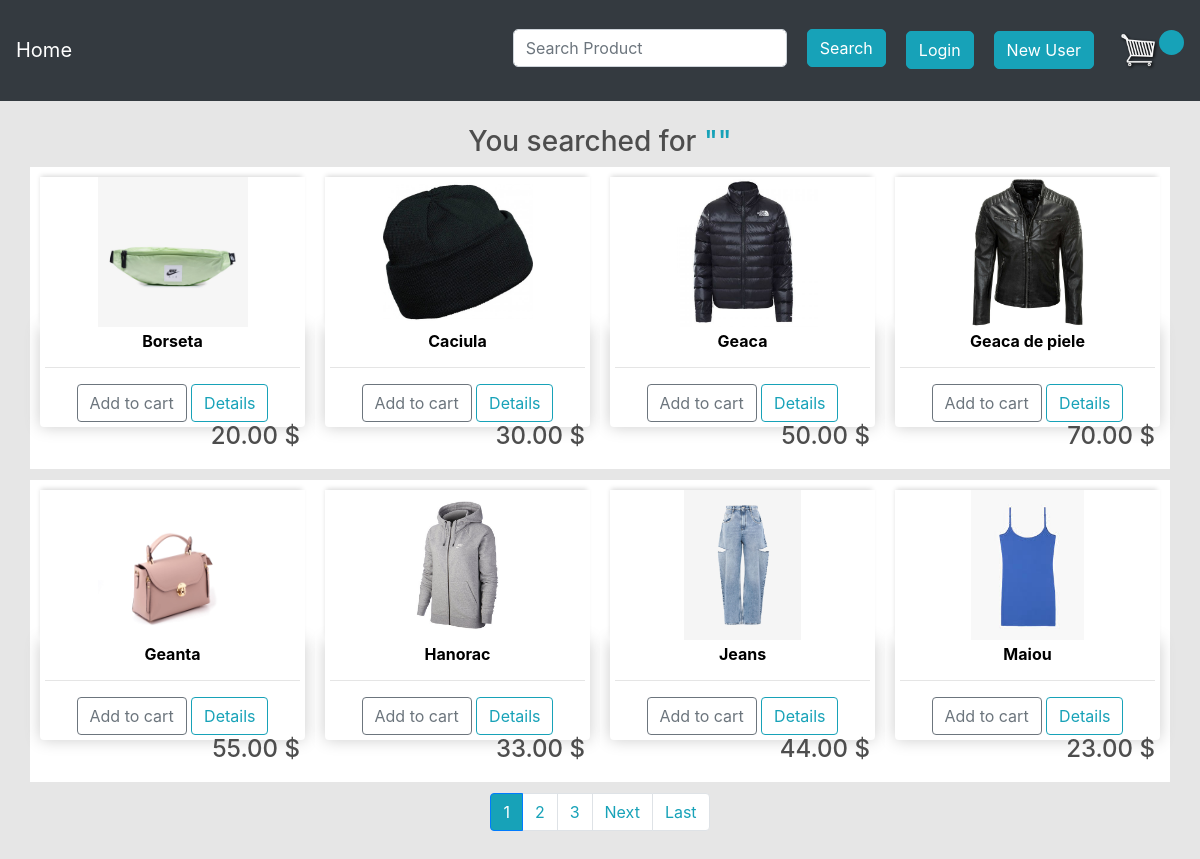
The app's page /search/ with its own data.
### ecomm/models.py (models this page shows, shortened)
class Product(models.Model):
	title = models.CharField(max_length=200)
	slug = models.SlugField(unique=True)
	image = models.ImageField(upload_to='products')
	price = models.PositiveIntegerField()
	description = models.TextField()
	view_count = models.PositiveIntegerField(default=0)

### ecomm/views.py (the view)
# urls.py: path("search/", SearchView.as_view(), name="searches"),
class SearchView(EcomMixin, TemplateView):
	template_name = 'search.html'
	def get_context_data(self, **kwargs):
		context = super().get_context_data(**kwargs)
		searched_products = Product.objects.all()
		kw = self.request.GET.get('search')
		if kw:
			searched_products = Product.objects.filter(Q(title__icontains=kw) | Q(description__icontains=kw)).order_by(
				'title')
		paginator = Paginator(searched_products, 8)
		page = self.request.GET.get('page')
		try:
			results = paginator.page(page)
		except PageNotAnInteger:
			results = paginator.page(1)
		except EmptyPage:
			results = paginator.page(paginator.num_pages)
		context['results'] = results
		context['search_query'] = kw
		if kw:
			context['search_query'] = kw
			context['search_url'] = f'?search={kw}&'
		return context

### ecomm/views.py (called while the page is built)
	def get_context_data(self, **kwargs):
		context = super().get_context_data(**kwargs)
		cart_id = self.request.session.get("cart_id")
		if cart_id:
			cart_obj = Cart.objects.get(id=cart_id)
			if self.request.user.is_authenticated and self.request.user.customer:
				cart_obj.customer = self.request.user.customer
				cart_obj.save()
			context['cart'] = cart_obj
		return context

### templates/search.html (shortened to what this page needs)
{% extends 'base.html' %}
{% block content %}
<center>
    <h3>You searched for <span class="text-info">"{{request.GET.search}}"</span></h3>
        <div class="row">
            {% for result in results %}
            <div class="col-lg-3" style=" background-color: #fff; margin-bottom:1%; padding: 10px 10px 10px 10px;">
                <a href="{% url 'ecomm:productdetail' result.slug %}">
                    <img class="thumbnail" src="{{result.image.url}}"
                         style="object-fit: cover; object-fit: contain; background-color: #fff;">
                </a>
                <div class="box-element product" style="background-color: #fff;">
                    <h6><a href="{% url 'ecomm:productdetail' result.slug %}" style="color: 0000;"><strong>{{ result.title }} </strong></a></h6>
                    <hr>
                    <a href="{% url 'ecomm:addtocart' result.id %}"
                       class="btn btn-outline-secondary add-btn update-cart">Add
                        to cart</a>
                    <a class="btn btn-outline-info" href="{% url 'ecomm:productdetail' result.slug %}">Details</a>
                    <h4 style="display: inline-block; float: right">{{result.price|floatformat:2}} $</h4>
                </div>
            </div>
            {% endfor %}
        </div>
</center>
<nav aria-label="..." class="">
        <ul class="pagination justify-content-center">
            {% for i in results.paginator.page_range %}
            {% if i == results.number %}
            <li class="page-item active"><a class="page-link bg-info">{{i}}</a></li>
            {% else %}
            <li class="page-item"><a class="page-link text-info" href="{{ search_url }}page={{i}}">{{i}}</a></li>
            {% endif %}
            {% endfor %}
            {% if results.has_next %}
            <li class="page-item">
                <a class="page-link text-info" href="{{ search_url }}page={{ results.next_page_number }}">Next</a>
            </li>
            <li class="page-item"><a class="page-link text-info" href="{{ search_url }}page={{ results.paginator.num_pages }}">Last
                    </a></li>
            {% endif %}
        </ul>
      </nav>
{% endblock %}

### ecomm/static/main.css (style rules this page uses)
body { background-color: hsl(0, 0%, 90%); padding-bottom: 5%; }
h1,h2,h3,h4,h5,h6 { color:hsl(0, 0%, 30%); }
.box-element { box-shadow:hsl(0, 0%, 80%) 0 0 16px; background-color: #fff; border-radius: 4px; padding: 5px; }
.thumbnail { width: 100%; height: 150px; -webkit-box-shadow: -1px -3px 5px -2px rgba(214,214,214,1); -moz-box-shadow: -1px -3px 5px -2px rgba(214,214,214,1); box-shadow: -1px -3px 5px -2px rgba(214,214,214,1); }
.product { border-radius: 0 0 4px 4px; }
.btn { border-radius: 3; }

### records on screen
Product: image (picture), title "Borseta", price "20.00"
Product: image (picture), title "Caciula", price "30.00"
Product: image (picture), title "Geaca", price "50.00"
Product: image (picture), title "Geaca de piele", price "70.00"
Product: image (picture), title "Geanta", price "55.00"
Product: image (picture), title "Hanorac", price "33.00"
Product: image (picture), title "Jeans", price "44.00"
Product: image (picture), title "Maiou", price "23.00"

### other values on screen
{{ i }} "1"
{{ i }} "2" "3"
